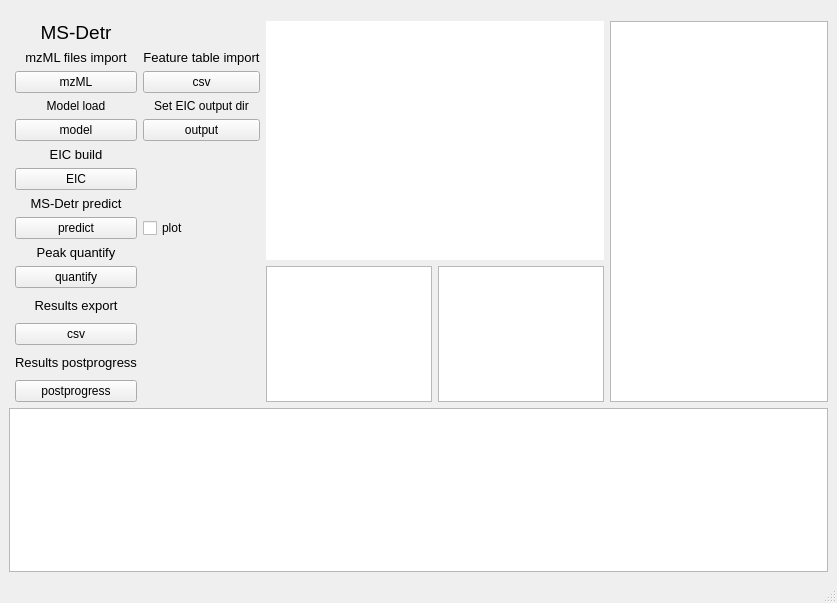
<?xml version="1.0" encoding="UTF-8"?>
<ui version="4.0">
 <class>PeakFormer</class>
 <widget class="QMainWindow" name="PeakFormer">
  <property name="geometry">
   <rect>
    <x>0</x>
    <y>0</y>
    <width>837</width>
    <height>603</height>
   </rect>
  </property>
  <property name="windowTitle">
   <string>MS-Detr</string>
  </property>
  <widget class="QWidget" name="centralwidget">
   <layout class="QGridLayout" name="gridLayout">
    <item row="15" column="1">
     <widget class="QPushButton" name="eicPostprogress">
      <property name="text">
       <string>postprogress</string>
      </property>
     </widget>
    </item>
    <item row="1" column="6" rowspan="2">
     <spacer name="horizontalSpacer_2">
      <property name="orientation">
       <enum>Qt::Horizontal</enum>
      </property>
      <property name="sizeHint" stdset="0">
       <size>
        <width>15</width>
        <height>20</height>
       </size>
      </property>
     </spacer>
    </item>
    <item row="11" column="4" rowspan="5">
     <widget class="QListWidget" name="listWidget_2"/>
    </item>
    <item row="3" column="2">
     <widget class="QPushButton" name="featureImport">
      <property name="text">
       <string>csv</string>
      </property>
     </widget>
    </item>
    <item row="8" column="1">
     <widget class="QLabel" name="label_4">
      <property name="font">
       <font>
        <pointsize>10</pointsize>
       </font>
      </property>
      <property name="text">
       <string>MS-Detr predict</string>
      </property>
      <property name="alignment">
       <set>Qt::AlignCenter</set>
      </property>
     </widget>
    </item>
    <item row="2" column="2">
     <widget class="QLabel" name="label_2">
      <property name="font">
       <font>
        <pointsize>10</pointsize>
       </font>
      </property>
      <property name="text">
       <string>Feature table import</string>
      </property>
      <property name="alignment">
       <set>Qt::AlignCenter</set>
      </property>
     </widget>
    </item>
    <item row="11" column="3" rowspan="5">
     <widget class="QListWidget" name="listWidget"/>
    </item>
    <item row="13" column="1">
     <widget class="QPushButton" name="resultsExport">
      <property name="text">
       <string>csv</string>
      </property>
     </widget>
    </item>
    <item row="16" column="0" colspan="6">
     <widget class="QTextBrowser" name="textBrowser"/>
    </item>
    <item row="0" column="1">
     <spacer name="verticalSpacer">
      <property name="orientation">
       <enum>Qt::Vertical</enum>
      </property>
      <property name="sizeHint" stdset="0">
       <size>
        <width>20</width>
        <height>40</height>
       </size>
      </property>
     </spacer>
    </item>
    <item row="5" column="2">
     <widget class="QPushButton" name="pushButton">
      <property name="text">
       <string>output</string>
      </property>
     </widget>
    </item>
    <item row="1" column="3" rowspan="10" colspan="2">
     <widget class="QLabel" name="showEIC">
      <property name="styleSheet">
       <string notr="true">background-color: rgb(255, 255, 255);</string>
      </property>
      <property name="text">
       <string/>
      </property>
     </widget>
    </item>
    <item row="1" column="1">
     <widget class="QLabel" name="label_8">
      <property name="font">
       <font>
        <pointsize>14</pointsize>
       </font>
      </property>
      <property name="text">
       <string>MS-Detr</string>
      </property>
      <property name="alignment">
       <set>Qt::AlignCenter</set>
      </property>
     </widget>
    </item>
    <item row="4" column="1">
     <widget class="QLabel" name="label_10">
      <property name="text">
       <string>Model load</string>
      </property>
      <property name="alignment">
       <set>Qt::AlignCenter</set>
      </property>
     </widget>
    </item>
    <item row="4" column="2">
     <widget class="QLabel" name="label_9">
      <property name="text">
       <string>Set EIC output dir</string>
      </property>
      <property name="alignment">
       <set>Qt::AlignCenter</set>
      </property>
     </widget>
    </item>
    <item row="10" column="1">
     <widget class="QLabel" name="label_5">
      <property name="font">
       <font>
        <pointsize>10</pointsize>
       </font>
      </property>
      <property name="text">
       <string>Peak quantify</string>
      </property>
      <property name="alignment">
       <set>Qt::AlignCenter</set>
      </property>
     </widget>
    </item>
    <item row="3" column="1">
     <widget class="QPushButton" name="mzmlImport">
      <property name="text">
       <string>mzML</string>
      </property>
     </widget>
    </item>
    <item row="1" column="5" rowspan="15">
     <widget class="QTableWidget" name="tableWidget">
      <property name="minimumSize">
       <size>
        <width>218</width>
        <height>0</height>
       </size>
      </property>
      <property name="font">
       <font>
        <pointsize>8</pointsize>
       </font>
      </property>
     </widget>
    </item>
    <item row="9" column="2">
     <widget class="QCheckBox" name="checkBox">
      <property name="text">
       <string>plot</string>
      </property>
     </widget>
    </item>
    <item row="6" column="1">
     <widget class="QLabel" name="label_3">
      <property name="font">
       <font>
        <pointsize>10</pointsize>
       </font>
      </property>
      <property name="text">
       <string>EIC build</string>
      </property>
      <property name="alignment">
       <set>Qt::AlignCenter</set>
      </property>
     </widget>
    </item>
    <item row="7" column="0">
     <spacer name="horizontalSpacer_3">
      <property name="orientation">
       <enum>Qt::Horizontal</enum>
      </property>
      <property name="sizeHint" stdset="0">
       <size>
        <width>40</width>
        <height>20</height>
       </size>
      </property>
     </spacer>
    </item>
    <item row="12" column="1">
     <widget class="QLabel" name="label_7">
      <property name="font">
       <font>
        <pointsize>10</pointsize>
       </font>
      </property>
      <property name="text">
       <string>Results export</string>
      </property>
      <property name="alignment">
       <set>Qt::AlignCenter</set>
      </property>
     </widget>
    </item>
    <item row="9" column="0">
     <spacer name="horizontalSpacer_4">
      <property name="orientation">
       <enum>Qt::Horizontal</enum>
      </property>
      <property name="sizeHint" stdset="0">
       <size>
        <width>0</width>
        <height>20</height>
       </size>
      </property>
     </spacer>
    </item>
    <item row="11" column="1">
     <widget class="QPushButton" name="eicQuantify">
      <property name="text">
       <string>quantify</string>
      </property>
     </widget>
    </item>
    <item row="7" column="1">
     <widget class="QPushButton" name="eicBuild">
      <property name="text">
       <string>EIC</string>
      </property>
     </widget>
    </item>
    <item row="14" column="1">
     <widget class="QLabel" name="label_6">
      <property name="font">
       <font>
        <pointsize>10</pointsize>
       </font>
      </property>
      <property name="text">
       <string>Results postprogress</string>
      </property>
     </widget>
    </item>
    <item row="2" column="1">
     <widget class="QLabel" name="label">
      <property name="font">
       <font>
        <pointsize>10</pointsize>
       </font>
      </property>
      <property name="text">
       <string>mzML files import</string>
      </property>
      <property name="alignment">
       <set>Qt::AlignCenter</set>
      </property>
     </widget>
    </item>
    <item row="9" column="1">
     <widget class="QPushButton" name="eicPredict">
      <property name="text">
       <string>predict</string>
      </property>
     </widget>
    </item>
    <item row="5" column="1">
     <widget class="QPushButton" name="modelLoad">
      <property name="text">
       <string>model</string>
      </property>
     </widget>
    </item>
    <item row="15" column="6">
     <spacer name="horizontalSpacer">
      <property name="orientation">
       <enum>Qt::Horizontal</enum>
      </property>
      <property name="sizeHint" stdset="0">
       <size>
        <width>15</width>
        <height>20</height>
       </size>
      </property>
     </spacer>
    </item>
   </layout>
  </widget>
  <widget class="QMenuBar" name="menubar">
   <property name="geometry">
    <rect>
     <x>0</x>
     <y>0</y>
     <width>837</width>
     <height>21</height>
    </rect>
   </property>
  </widget>
  <widget class="QStatusBar" name="statusbar"/>
 </widget>
 <resources/>
 <connections/>
</ui>
